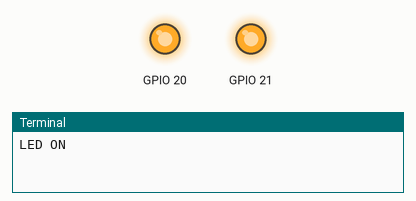
Bench run of a program on a simulated Raspberry Pi (BCM pin numbers). On the bench: output pins drawn as LEDs (lit = HIGH), the last lines printed to the terminal. At 10.0 s the program stops and its outputs stay as they are.

Above: at 0.1 s.
At 10.1 s:
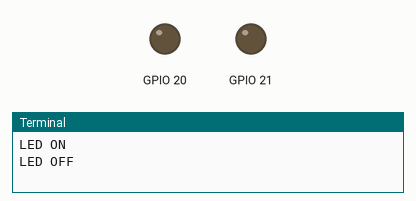
Timing chart, 0 to 11.5 s (numbered marks = the images above):
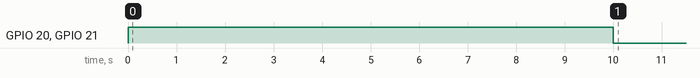

Measured:
- by itself, GPIO 20, GPIO 21: LOW → HIGH at 0.00 s, → LOW 10.0 s later

The program:

gpio.py
```python
import RPi.GPIO as GPIO
import time
GPIO.setmode(GPIO.BCM)
GPIO.setwarnings(False)
GPIO.setup(21, GPIO.OUT)
GPIO.setup(20, GPIO.OUT)
print "LED ON"
GPIO.output(21,GPIO.HIGH)
GPIO.output(20,GPIO.HIGH)
time.sleep(10)
print "LED OFF"
GPIO.output(21,GPIO.LOW)
GPIO.output(20,GPIO.LOW)
```
